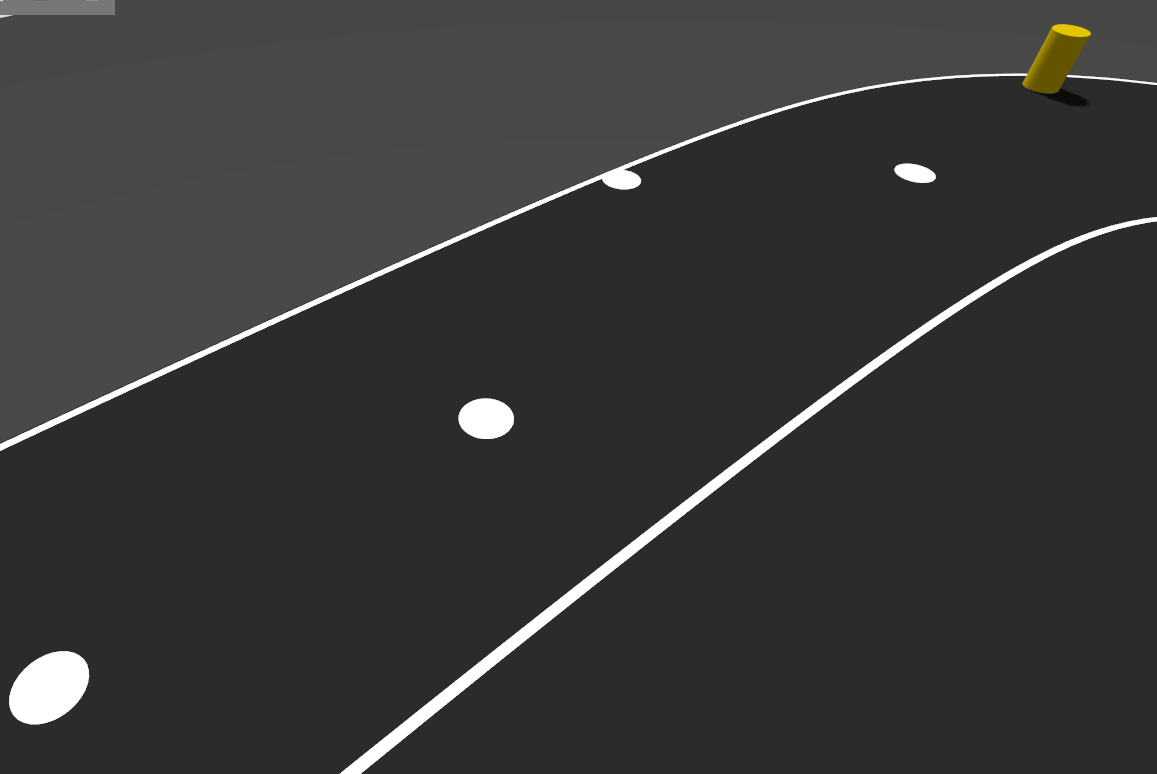
#> input picture Task 3/Input/10.png, 1157 x 774 px, found by its file name
$ python test.py
#> lines starting #> are read from the running program, lines starting #| are printed output that depends on the picture; after the words box and inside, x2 and y2 are one past the last pixel; in counts of white or black regions, pixels touching at a corner belong together
import cv2 as cv
import numpy as np

image = cv.imread('Harshit26A16061/Task 3/Input/10.png')
#> image is the input picture: shape (774, 1157, 3); mean B, G, R 56, 56.3, 56.3

#HSV
hsv = cv.cvtColor(image, cv.COLOR_BGR2HSV)
#> hsv: shape (774, 1157, 3); mean H, S, V 0.1, 0.8, 56.3
h, s, v = cv.split(hsv)
#cv.imshow('image', hsv)

potholes = []
obstacles = []

pothole_mask = cv.inRange(s, 0, 60) & cv.inRange(v, 140, 255)
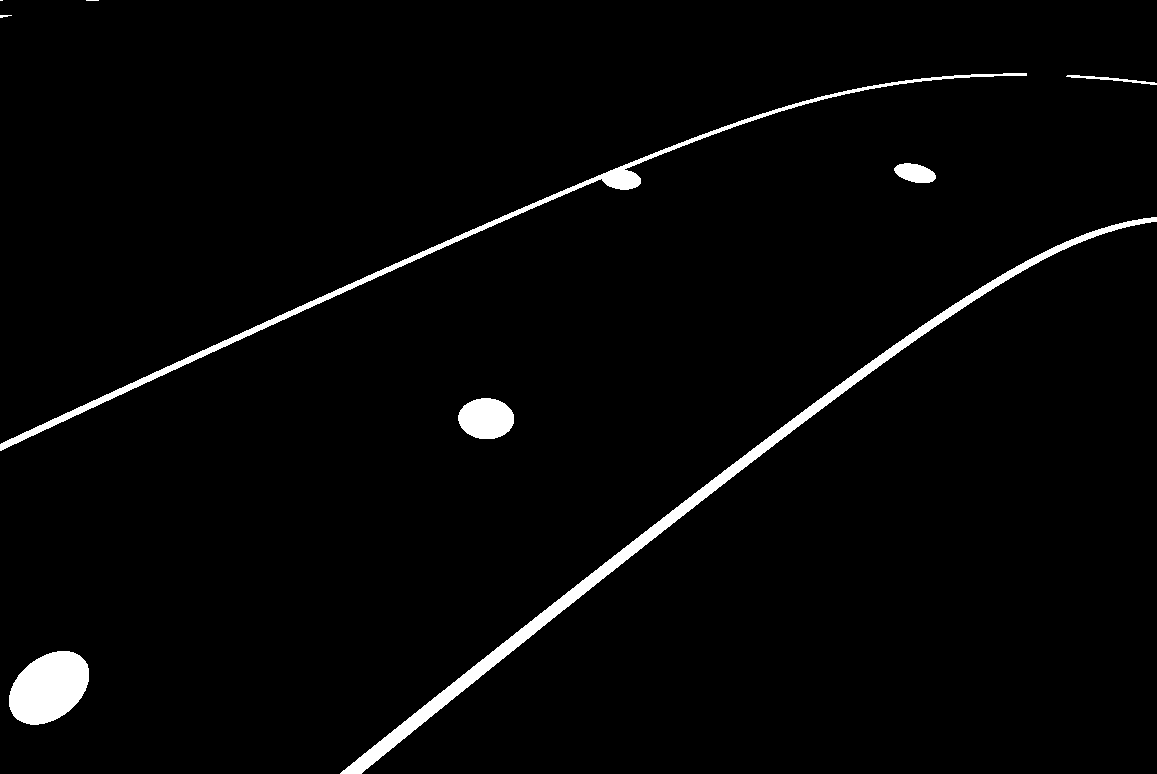
#> pothole_mask: shape (774, 1157); 2.6% white; 9 white regions (2 under 20 px), largest, box (x1, y1, x2, y2) and area: (340, 217, 1157, 774) 9937, (0, 73, 1027, 451) 5894, (9, 651, 89, 725) 4348
#cv.imshow('pothole_mask', pothole_mask)

obstacle_mask = cv.inRange(s, 60, 255) & cv.inRange(v, 40, 255)
#> obstacle_mask: shape (774, 1157); 0.31% white; 1 white region, box (x1, y1, x2, y2) and area: (1022, 24, 1091, 94) 2736
#cv.imshow('obstacle_mask', obstacle_mask)

#find pothole contours
kernel = cv.getStructuringElement(cv.MORPH_ELLIPSE, (7, 7))
mask = cv.morphologyEx(pothole_mask, cv.MORPH_OPEN, kernel)
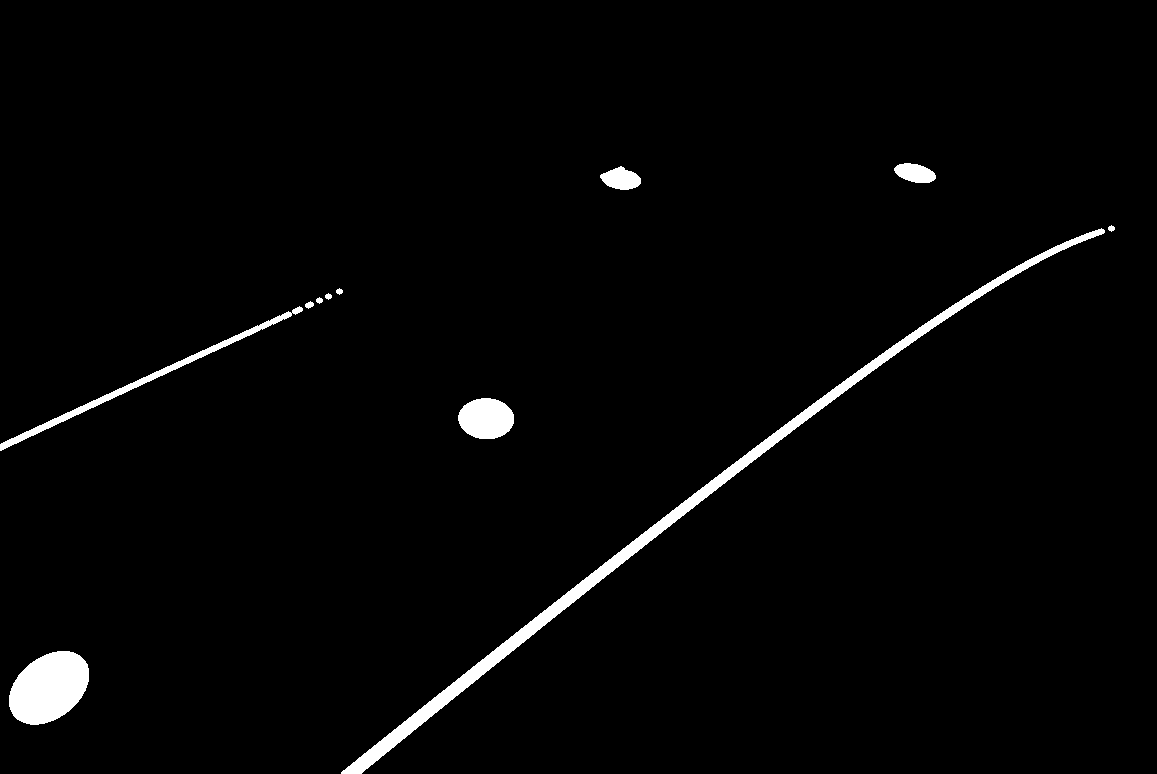
#> mask: shape (774, 1157); 2.2% white; 11 white regions, largest, box (x1, y1, x2, y2) and area: (341, 228, 1105, 774) 9641, (9, 651, 89, 725) 4348, (0, 306, 303, 451) 2051
mask = cv.morphologyEx(mask, cv.MORPH_CLOSE, kernel)
#> mask: shape (774, 1157); 2.2% white; 7 white regions
#cv.imshow('mask', mask)

contours, _ = cv.findContours(mask, cv.RETR_EXTERNAL, cv.CHAIN_APPROX_SIMPLE)
#> contours = 7 contours; box (x1, y1, x2, y2) and area: (341, 225, 1115, 774) 8907, (9, 651, 89, 725) 4241, (0, 293, 332, 451) 1875, (458, 398, 514, 439) 1738, (600, 166, 641, 190) 617, (894, 163, 936, 183) 560, (336, 288, 343, 295) 24

#find obstacle contours
kernel2 = cv.getStructuringElement(cv.MORPH_ELLIPSE, (5, 5))
obstacle_mask_clean = cv.morphologyEx(obstacle_mask, cv.MORPH_OPEN, kernel2)
#> obstacle_mask_clean: shape (774, 1157); 0.31% white; 1 white region
obstacle_mask_clean = cv.morphologyEx(obstacle_mask_clean, cv.MORPH_CLOSE, kernel2)

obstacle_contours, _ = cv.findContours(obstacle_mask_clean, cv.RETR_EXTERNAL, cv.CHAIN_APPROX_SIMPLE)
#> obstacle_contours = 1 contour; box (x1, y1, x2, y2) and area: (1022, 24, 1091, 94) 2638

#filter obstacles
for cnt in obstacle_contours:
    area = cv.contourArea(cnt)
    x, y, w, h = cv.boundingRect(cnt)
    if area < 80:
        continue
    obstacles.append((x, y, w, h))
#> this loop made 1 pass
#> (area, x, y, w, h) on pass 1: (2637.5, 1022, 24, 69, 70)
#> after the loop, obstacles = [(1022, 24, 69, 70)]

#filter potholes
for cnt in contours:
    area = cv.contourArea(cnt)
    x, y, w, h = cv.boundingRect(cnt)
    perimeter = cv.arcLength(cnt, True)
    circularity = (4 * np.pi * area) / (perimeter ** 2) if perimeter > 0 else 0
    if area < 300:
        continue
    if circularity < 0.4:
        continue
    potholes.append((x, y, w, h))
#> this loop made 7 passes
#> (area, x, y, w, h, perimeter, circularity) on passes 1 to 7: (4241, 9, 651, 80, 74, 250.1, 0.852), (1737.5, 458, 398, 56, 41, 159, 0.864), (1875, 0, 293, 332, 158, 803.4, 0.0365), (24, 336, 288, 7, 7, 19.31, 0.809), (8907, 341, 225, 774, 549, 2005.6, 0.0278), (617, 600, 166, 41, 24, 103.7, 0.72), (559.5, 894, 163, 42, 20, 101.8, 0.678)
#> after the loop, potholes = [(9, 651, 80, 74), (458, 398, 56, 41), (600, 166, 41, 24), (894, 163, 42, 20)]

#mark potholes and obstacles on the image
for (x, y, w, h) in potholes:
    cv.rectangle(image, (x, y), (x + w, y + h), (0, 0, 255), 2)
    cv.putText(image, f"({x},{y})", (x, y - 8), cv.FONT_HERSHEY_SIMPLEX, 0.5, (0, 255, 0), 1)
#> this loop made 4 passes
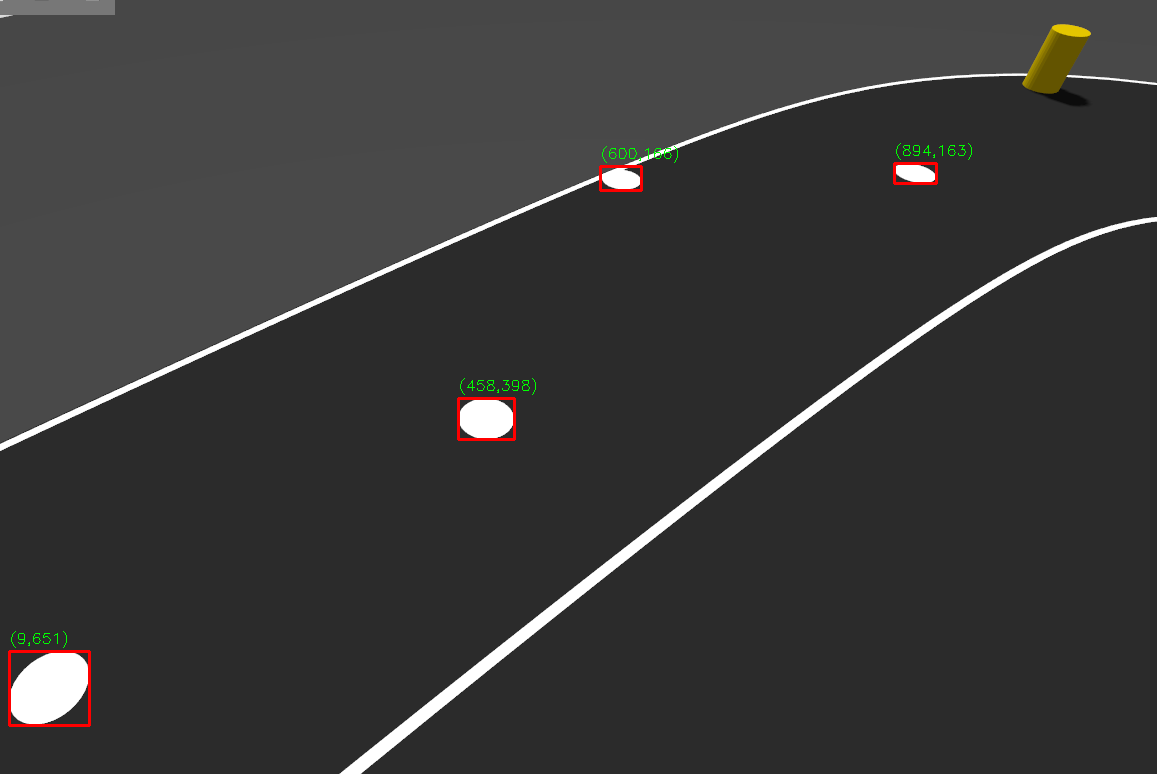
#> image: shape (774, 1157, 3); 0.33% of pixels changed, all inside (x1, y1, x2, y2) = (8, 143, 972, 727)

for (x, y, w, h) in obstacles:
    cv.rectangle(image, (x, y), (x + w, y + h), (255, 128, 0), 2)
    cv.putText(image, f"({x},{y})", (x, y - 8), cv.FONT_HERSHEY_SIMPLEX, 0.5, (0, 255, 0), 1)
#> this loop made 1 pass
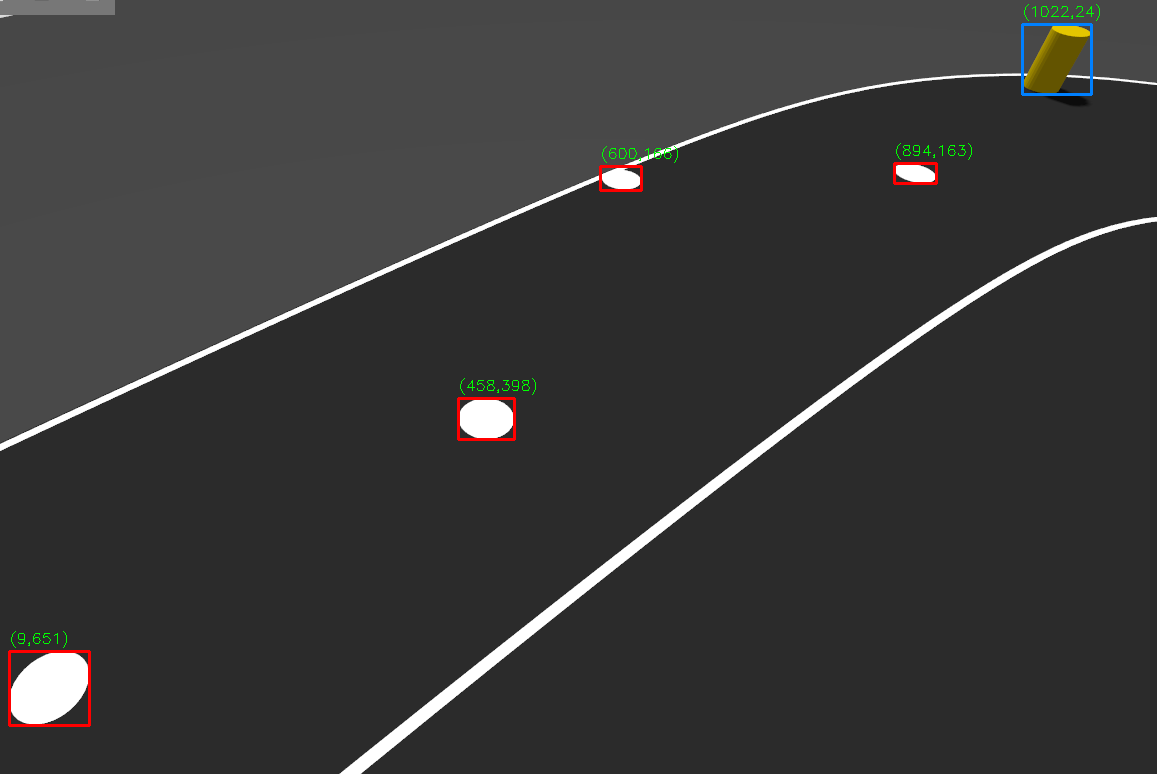
#> image: shape (774, 1157, 3); 0.11% of pixels changed, all inside (x1, y1, x2, y2) = (1021, 4, 1100, 96)

print(f"Potholes: {len(potholes)}, Obstacles: {len(obstacles)}, Total: {len(potholes)+len(obstacles)}")
#| Potholes: 4, Obstacles: 1, Total: 5

cv.imshow('result', image)
cv.imwrite('Harshit26A16061/Task 3/Output/result10.png', image)
cv.waitKey(0)
